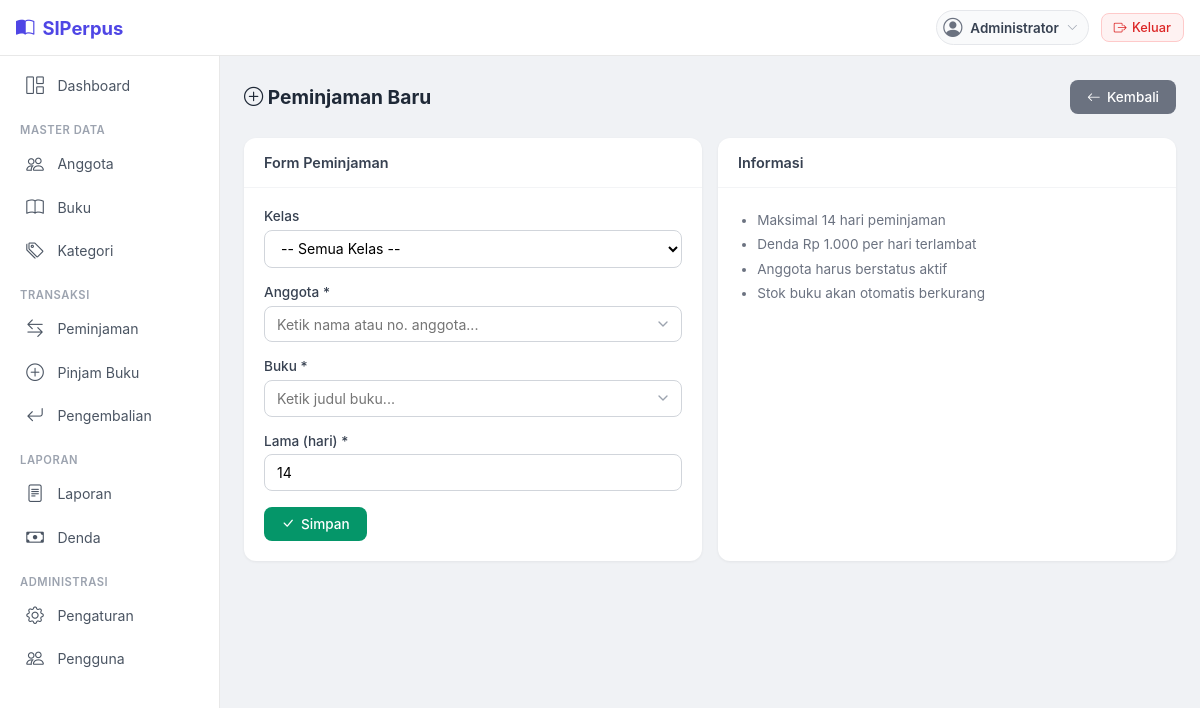
Page /peminjaman/pinjam.php (signed in) on the earlier database version.
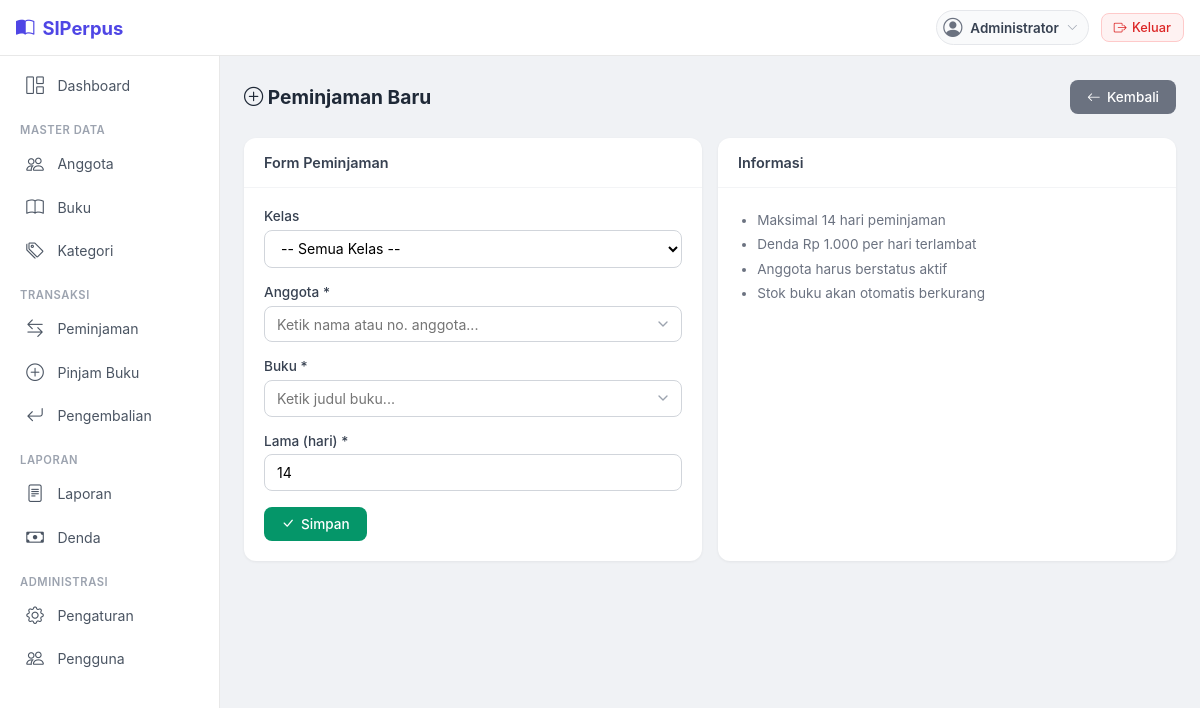
Same page on the later database version.
### tables this page shows
CREATE TABLE pengaturan (
    id_setting INT AUTO_INCREMENT PRIMARY KEY,
    nama_setting VARCHAR(50) NOT NULL UNIQUE,
    nilai_setting VARCHAR(255) NOT NULL,
    deskripsi VARCHAR(255),
    created_at TIMESTAMP DEFAULT CURRENT_TIMESTAMP,
    updated_at TIMESTAMP DEFAULT CURRENT_TIMESTAMP ON UPDATE CURRENT_TIMESTAMP
);

### config/database.php (called while the page is built, shortened)
<?php
function getConnection() {
    static $db = null;
    if ($db === null) {
        try {
            $dsn = "mysql:host=" . DB_HOST . ";dbname=" . DB_NAME . ";charset=utf8mb4";
            $options = [
                PDO::ATTR_ERRMODE => PDO::ERRMODE_EXCEPTION,
                PDO::ATTR_DEFAULT_FETCH_MODE => PDO::FETCH_ASSOC,
                PDO::ATTR_EMULATE_PREPARES => false,
            ];
            $db = new PDO($dsn, DB_USER, DB_PASS, $options);
        } catch (PDOException $e) {
            die('Koneksi database gagal: ' . $e->getMessage());
        }
    }
    return $db;
}
function rupiah($angka) {
    return 'Rp ' . number_format($angka, 0, ',', '.');
}
function setting($key, $default = null) {
    static $cache = null;
    if ($cache === null) {
        try {
            $db = getConnection();
            $rows = $db->query("SELECT nama_setting, nilai_setting FROM pengaturan")->fetchAll();
            $cache = [];
            foreach ($rows as $r) $cache[$r['nama_setting']] = $r['nilai_setting'];
        } catch (PDOException $e) {
            $cache = [];
        }
    }
    return $cache[$key] ?? $default;
}

### peminjaman/pinjam.php (the view, shortened to what this page needs)
<?php
require_once __DIR__ . '/../config/database.php';
require_once __DIR__ . '/../includes/header.php';
?>
<div class="page-header">
    <h4><i class="bi bi-plus-circle"></i> Peminjaman Baru</h4>
    <a href="index.php" class="btn btn-secondary"><i class="bi bi-arrow-left"></i> Kembali</a>
</div>
<div style="display:grid;grid-template-columns:1fr 1fr;gap:1rem;">
<div class="card-simple">
    <div class="card-head">Form Peminjaman</div>
    <div class="card-body">
        <form method="POST">
            <div class="form-group">
                <label>Kelas</label>
                <select id="filter_kelas" class="form-select">
                    <option value="">-- Semua Kelas --</option>
                </select>
            </div>
            <div class="form-group">
                <label>Anggota <span class="text-danger">*</span></label>
                <div class="search-select-wrap">
                    <input type="text" class="form-control search-select-input" id="anggotaInput" placeholder="Ketik nama atau no. anggota..." autocomplete="off" required>
                </div>
            </div>
            <div class="form-group">
                <label>Buku <span class="text-danger">*</span></label>
                <div class="search-select-wrap">
                    <input type="text" class="form-control search-select-input" id="bukuInput" placeholder="Ketik judul buku..." autocomplete="off" required>
                </div>
            </div>
            <div class="form-group">
                <label>Lama (hari) <span class="text-danger">*</span></label>
                <input type="number" name="lama_hari" id="lama_hari" class="form-control" value="<?= (int)setting('max_hari_pinjam', MAX_HARI_PINJAM) ?>" min="1" max="<?= (int)setting('max_hari_pinjam', MAX_HARI_PINJAM) ?>" required>
            </div>
            <button type="submit" class="btn btn-success"><i class="bi bi-check-lg"></i> Simpan</button>
        </form>
    </div>
</div>
<div class="card-simple">
    <div class="card-head">Informasi</div>
    <div class="card-body" style="font-size:0.85rem;color:#6b7280;">
        <ul style="padding-left:1.2rem;line-height:1.8;">
            <li>Maksimal <?= (int)setting('max_hari_pinjam', MAX_HARI_PINJAM) ?> hari peminjaman</li>
            <li>Denda <?= rupiah((int)setting('denda_per_hari', DENDA_PER_HARI)) ?> per hari terlambat</li>
            <li>Anggota harus berstatus aktif</li>
            <li>Stok buku akan otomatis berkurang</li>
        </ul>
    </div>
</div>
</div>
<?php require_once __DIR__ . '/../includes/footer.php'; ?>

Differences in the rows shown:
added pengaturan: lama_hari "14", nama_setting "14"
Other differences:
form field lama_hari: "14" → (not shown)
setting('max_hari_pinjam', MAX_HARI_PINJAM): "14" → (not shown)
